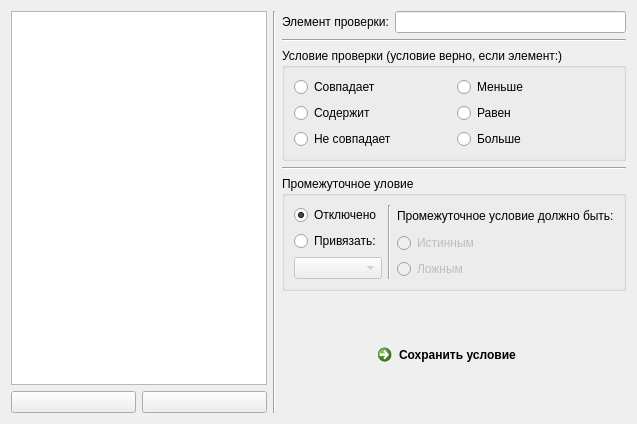
              <widget class="QWidget" name="tab_7">
               <attribute name="title">
                <string>Условия</string>
               </attribute>
               <layout class="QHBoxLayout" name="horizontalLayout_65">
                <item>
                 <layout class="QVBoxLayout" name="verticalLayout_67">
                  <item>
                   <widget class="QListWidget" name="listWidget"/>
                  </item>
                  <item>
                   <layout class="QHBoxLayout" name="horizontalLayout_64">
                    <item>
                     <widget class="QPushButton" name="add_button_3">
                      <property name="text">
                       <string/>
                      </property>
                     </widget>
                    </item>
                    <item>
                     <widget class="QPushButton" name="remove_button_3">
                      <property name="text">
                       <string/>
                      </property>
                     </widget>
                    </item>
                   </layout>
                  </item>
                 </layout>
                </item>
                <item>
                 <widget class="Line" name="line">
                  <property name="orientation">
                   <enum>Qt::Vertical</enum>
                  </property>
                 </widget>
                </item>
                <item>
                 <layout class="QVBoxLayout" name="verticalLayout_66">
                  <item>
                   <layout class="QHBoxLayout" name="horizontalLayout_58">
                    <item>
                     <widget class="QLabel" name="label_36">
                      <property name="text">
                       <string>Элемент проверки:</string>
                      </property>
                     </widget>
                    </item>
                    <item>
                     <widget class="QLineEdit" name="lineEdit_28"/>
                    </item>
                   </layout>
                  </item>
                  <item>
                   <widget class="Line" name="line_20">
                    <property name="orientation">
                     <enum>Qt::Horizontal</enum>
                    </property>
                   </widget>
                  </item>
                  <item>
                   <widget class="QGroupBox" name="groupBox_19">
                    <property name="title">
                     <string>Условие проверки (условие верно, если элемент:)</string>
                    </property>
                    <layout class="QHBoxLayout" name="horizontalLayout_63">
                     <item>
                      <layout class="QVBoxLayout" name="verticalLayout_62">
                       <item>
                        <widget class="QRadioButton" name="radioButton_24">
                         <property name="text">
                          <string>Совпадает</string>
                         </property>
                        </widget>
                       </item>
                       <item>
                        <widget class="QRadioButton" name="radioButton_38">
                         <property name="text">
                          <string>Содержит</string>
                         </property>
                        </widget>
                       </item>
                       <item>
                        <widget class="QRadioButton" name="radioButton_25">
                         <property name="text">
                          <string>Не совпадает</string>
                         </property>
                        </widget>
                       </item>
                      </layout>
                     </item>
                     <item>
                      <layout class="QVBoxLayout" name="verticalLayout_65">
                       <item>
                        <widget class="QRadioButton" name="radioButton_35">
                         <property name="text">
                          <string>Меньше</string>
                         </property>
                        </widget>
                       </item>
                       <item>
                        <widget class="QRadioButton" name="radioButton_36">
                         <property name="text">
                          <string>Равен</string>
                         </property>
                        </widget>
                       </item>
                       <item>
                        <widget class="QRadioButton" name="radioButton_37">
                         <property name="text">
                          <string>Больше</string>
                         </property>
                        </widget>
                       </item>
                      </layout>
                     </item>
                    </layout>
                   </widget>
                  </item>
                  <item>
                   <widget class="Line" name="line_21">
                    <property name="orientation">
                     <enum>Qt::Horizontal</enum>
                    </property>
                   </widget>
                  </item>
                  <item>
                   <widget class="QGroupBox" name="groupBox_20">
                    <property name="enabled">
                     <bool>true</bool>
                    </property>
                    <property name="title">
                     <string>Промежуточное уловие</string>
                    </property>
                    <layout class="QHBoxLayout" name="horizontalLayout_62">
                     <item>
                      <layout class="QVBoxLayout" name="verticalLayout_64">
                       <item>
                        <widget class="QRadioButton" name="radioButton_26">
                         <property name="enabled">
                          <bool>true</bool>
                         </property>
                         <property name="text">
                          <string>Отключено</string>
                         </property>
                         <property name="checked">
                          <bool>true</bool>
                         </property>
                        </widget>
                       </item>
                       <item>
                        <layout class="QVBoxLayout" name="verticalLayout_61">
                         <item>
                          <widget class="QRadioButton" name="radioButton_27">
                           <property name="text">
                            <string>Привязать:</string>
                           </property>
                          </widget>
                         </item>
                         <item>
                          <widget class="QComboBox" name="comboBox">
                           <property name="enabled">
                            <bool>false</bool>
                           </property>
                          </widget>
                         </item>
                        </layout>
                       </item>
                      </layout>
                     </item>
                     <item>
                      <widget class="Line" name="line_29">
                       <property name="orientation">
                        <enum>Qt::Vertical</enum>
                       </property>
                      </widget>
                     </item>
                     <item>
                      <layout class="QVBoxLayout" name="verticalLayout_63">
                       <item>
                        <widget class="QLabel" name="label_41">
                         <property name="text">
                          <string>Промежуточное условие должно быть:</string>
                         </property>
                        </widget>
                       </item>
                       <item>
                        <widget class="QRadioButton" name="radioButton_29">
                         <property name="enabled">
                          <bool>false</bool>
                         </property>
                         <property name="text">
                          <string>Истинным</string>
                         </property>
                        </widget>
                       </item>
                       <item>
                        <widget class="QRadioButton" name="radioButton_30">
                         <property name="enabled">
                          <bool>false</bool>
                         </property>
                         <property name="text">
                          <string>Ложным</string>
                         </property>
                        </widget>
                       </item>
                      </layout>
                     </item>
                    </layout>
                   </widget>
                  </item>
                  <item>
                   <spacer name="verticalSpacer_25">
                    <property name="orientation">
                     <enum>Qt::Vertical</enum>
                    </property>
                    <property name="sizeHint" stdset="0">
                     <size>
                      <width>20</width>
                      <height>40</height>
                     </size>
                    </property>
                   </spacer>
                  </item>
                  <item>
                   <layout class="QHBoxLayout" name="horizontalLayout_61">
                    <item>
                     <spacer name="horizontalSpacer_22">
                      <property name="orientation">
                       <enum>Qt::Horizontal</enum>
                      </property>
                      <property name="sizeHint" stdset="0">
                       <size>
                        <width>40</width>
                        <height>20</height>
                       </size>
                      </property>
                     </spacer>
                    </item>
                    <item>
                     <widget class="QCommandLinkButton" name="commandLinkButton_9">
                      <property name="text">
                       <string>Сохранить условие</string>
                      </property>
                     </widget>
                    </item>
                    <item>
                     <spacer name="horizontalSpacer_40">
                      <property name="orientation">
                       <enum>Qt::Horizontal</enum>
                      </property>
                      <property name="sizeHint" stdset="0">
                       <size>
                        <width>40</width>
                        <height>20</height>
                       </size>
                      </property>
                     </spacer>
                    </item>
                   </layout>
                  </item>
                  <item>
                   <spacer name="verticalSpacer_26">
                    <property name="orientation">
                     <enum>Qt::Vertical</enum>
                    </property>
                    <property name="sizeHint" stdset="0">
                     <size>
                      <width>20</width>
                      <height>40</height>
                     </size>
                    </property>
                   </spacer>
                  </item>
                 </layout>
                </item>
               </layout>
              </widget>
